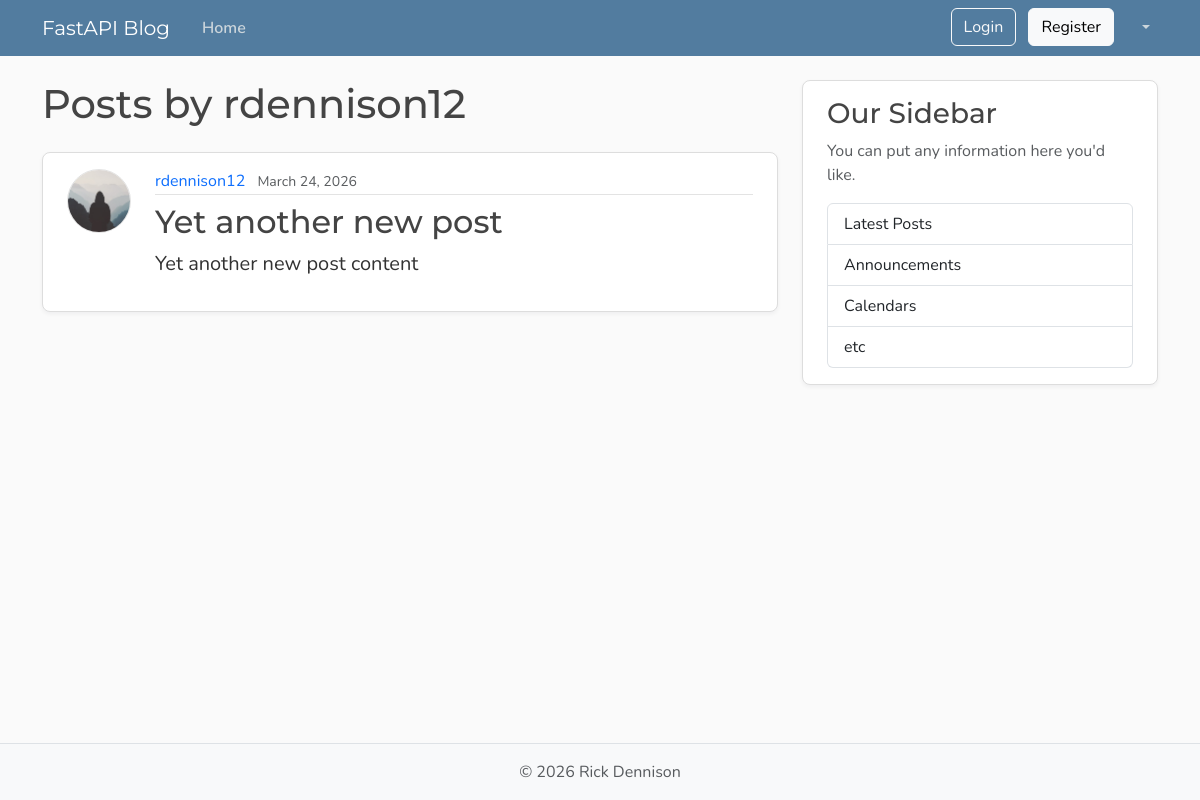
The page /users/1/posts on the database its author committed.
### models.py (models this page shows, shortened)
class User(Base):
    __tablename__ = "users"
    id: Mapped[int] = mapped_column(Integer, primary_key=True, index=True)
    username: Mapped[str] = mapped_column(String(50), unique=True, nullable=False)
    email: Mapped[str] = mapped_column(String(120), unique=True, nullable=False)
    password_hash: Mapped[str] = mapped_column(String(200), nullable=False)
    image_file: Mapped[str | None] = mapped_column(
        String(200),
        nullable=True,
        default=None,
    )
    posts: Mapped[list[Post]] = relationship(
        back_populates="author",
        cascade="all, delete-orphan",
    )

class Post(Base):
    __tablename__ = "posts"
    id: Mapped[int] = mapped_column(Integer, primary_key=True, index=True)
    title: Mapped[str] = mapped_column(String(100), nullable=False)
    content: Mapped[str] = mapped_column(Text, nullable=False)
    user_id: Mapped[int] = mapped_column(
        ForeignKey("users.id"),
        nullable=False,
        index=True,
    )
    date_posted: Mapped[datetime] = mapped_column(
        DateTime(timezone=True),
        default=lambda: datetime.now(UTC),
    )
    author: Mapped[User] = relationship(back_populates="posts")

### main.py (the view)
@app.get("/users/{user_id}/posts", include_in_schema=False, name="user_posts_page")
async def user_posts_page(
        request: Request,
        user_id: int,
        db: Annotated[AsyncSession, Depends(get_db)],
):
    user = (
        await db.scalars(
            select(models.User)
            .where(models.User.id == user_id),
        )
    ).first()
    if not user:
        raise HTTPException(
            status_code=status.HTTP_404_NOT_FOUND,
            detail="User not found",
        )
    posts = (
        await db.scalars(
            select(models.Post)
            .options(selectinload(models.Post.author))
            .where(models.Post.user_id == user_id),
        )
    ).all()
    return templates.TemplateResponse(
        request,
        "user_posts.html",
        {"user": user, "posts": posts, "title": f"Posts by {user.username}"},
    )

### templates/user_posts.html
{% extends "layout.html" %}
{% block content %}
<h1 class="mb-4">Posts by {{ user.username }}</h1>
{% for post in posts %}
<article class="content-section py-3 px-4 mb-4">
    <div class="d-flex align-items-start gap-4">
        <img class="rounded-circle article-img flex-shrink-0"
             src="{{ post.author.image_path }}"
             alt="{{ post.author.username }}'s profile picture"
             width="64"
             height="64"
             loading="lazy">
        <div class="flex-grow-1">
            <div class="article-metadata mb-2">
                <a class="me-2"
                   href="{{ url_for('user_posts_page', user_id=post.author.id) }}">{{ post.author.username }}</a>
                <small class="text-body-secondary">{{ post.date_posted.strftime("%B %d, %Y") }}</small>
            </div>
            <h2>
                <a class="article-title"
                   href="{{ url_for('post_page', post_id=post.id) }}">{{ post.title }}</a>
            </h2>
            <p class="article-content">{{ post.content }}</p>
        </div>
    </div>
</article>
{% else %}
<p class="text-body-secondary">This user has no posts yet.</p>
{% endfor %}
{% endblock content %}

### static/css/main.css (style rules this page uses)
:root { --font-heading: "Montserrat", system-ui, -apple-system, BlinkMacSystemFont, sans-serif; --font-body: "Nunito", system-ui, -apple-system, BlinkMacSystemFont, sans-serif; --color-bg-body: #fafafa; --color-bg-content: #ffffff; --color-text-primary: #333333; --color-text-heading: #444444; --color-steel: #527c9f; --color-nav-link: #cbd5db; --color-nav-link-hover: #ffffff; --color-link-hover: #428bca; --color-border: #dddddd; --color-border-light: #e3e3e3; --spacing-xl: 5rem; --article-img-size: 4rem; --account-img-size: 7.813rem; }
body { font-family: var(--font-body); background: var(--color-bg-body); color: var(--color-text-primary); }
h1, h2, h3, h4, h5, h6 { font-family: var(--font-heading); color: var(--color-text-heading); }
a { text-decoration: none; }
.content-section { background: var(--color-bg-content); border: 1px solid var(--color-border); border-radius: 0.5rem; box-shadow: 0 2px 4px rgba(15, 23, 42, 0.05); transition: box-shadow 0.15s ease, transform 0.15s ease, border-color 0.15s ease; }
.article-title { color: var(--color-text-heading); transition: color 0.2s ease-in-out; }
.article-content { white-space: pre-line; font-size: 1.25rem; }
.article-img { height: var(--article-img-size); width: var(--article-img-size); flex-shrink: 0; object-fit: cover; border: 1px solid var(--color-border-light); box-shadow: 0 0 0 2px var(--color-bg-content); }
.article-metadata { padding-bottom: 0.063rem; border-bottom: 1px solid var(--color-border-light); }
.article-metadata a { transition: color 0.2s ease-in-out; }

### rows shown on the page
User: username "rdennison12"
Post: author.username "rdennison12", date_posted "March 24, 2026", title "Yet another new post", content "Yet another new post content"
